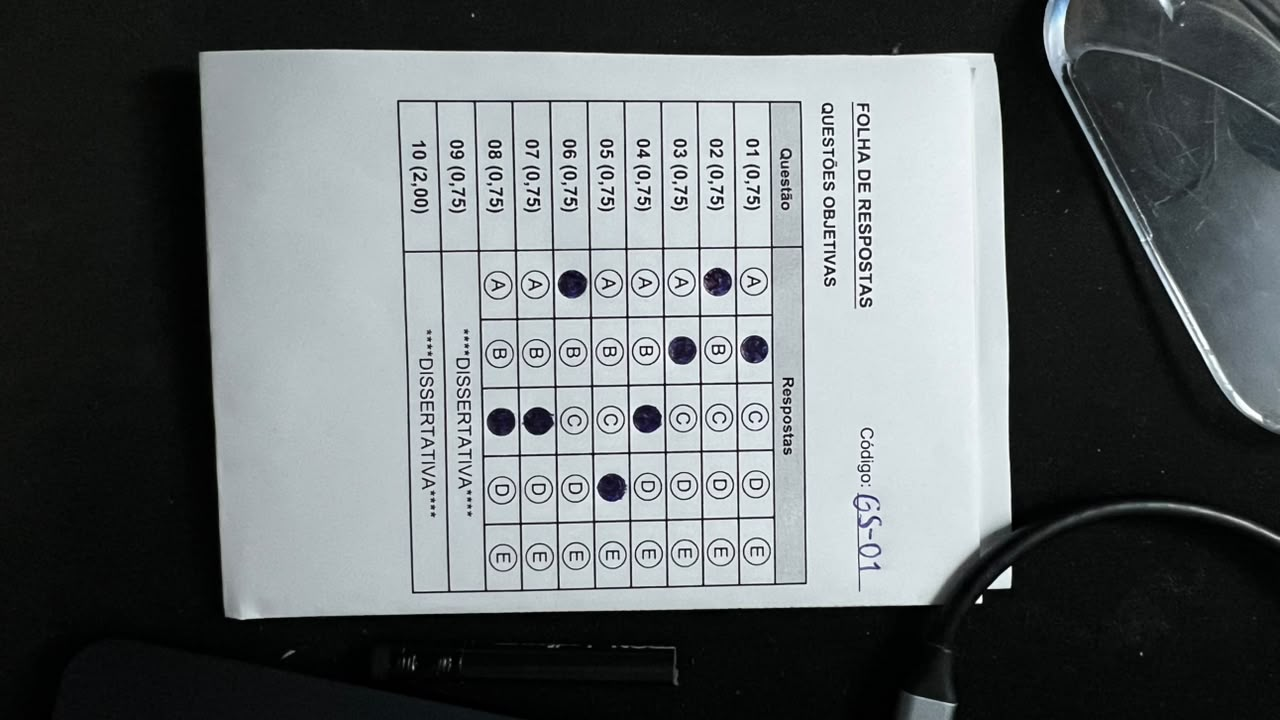
#> input picture dataset/fotos/GS-01-BABCDACC.jpeg, 1280 x 720 px
$ python -i poc_bolhas.py   (imports and definitions only)
#> lines starting #> are read from the running program, lines starting #| are printed output that depends on the picture; after the words box and inside, x2 and y2 are one past the last pixel; in counts of white or black regions, pixels touching at a corner belong together
"""PoC v2: acha as bolinhas (A-E) pelo formato e pelo padrão de 5 por linha.
Não depende de marcadores, do tamanho nem da posição da tabela."""
import os
import sys
import cv2
import numpy as np

TARGET_W = 1000
# Largura/altura de um círculo detectado: redondo (monta a grade) entre
# PROPORCAO_RODA; achatado até PROPORCAO_MAX (e 1/PROPORCAO_MAX). Numa foto
# inclinada, as bolinhas longe da câmera viram elipses de até ~1,4.
PROPORCAO_RODA = (0.75, 1.33)
PROPORCAO_MAX = 1.6
# Pontuação mínima de anel (0 a 5) de cada linha escolhida. Nas fotos de
# teste, todas as linhas da tabela tiraram 5,0 e as de fora no máximo 3,6.
# Se alguma linha ficar abaixo do mínimo, a tabela provavelmente está cortada
# e a grade pode estar deslocada: todas as respostas viram "?".
# TODO: recalibrar com o conjunto de fotos (avaliar.py).
MIN_RING = 4.3
# Linha de bolinhas pequenas ou impressas claras (ver suspeita): nas fotos de
# longe ou inclinadas, as linhas da tabela ficaram com anel de 3,5 a 4,3.
MIN_RING_FRACO = 3.4
MIN_DET_FRACO = 3
# Tabela pequena na foto (lida com a imagem 2x maior): o anel borra e as
# linhas da tabela ficaram com 2,7 a 3,4, mesmo com as 5 bolinhas detectadas
# em todas. Com ao menos MIN_DET_FORTE detectadas, basta MIN_RING_DET.
MIN_RING_DET = 2.5
MIN_DET_FORTE = 4
# A pontuação de anel não basta no modelo compacto (grade grossa): lá as
# linhas de "DISSERTATIVA" e o cabeçalho tiram até 5,0. O que separa uma linha
# de bolinhas de uma linha de texto é ter bolinhas detectadas: nas fotos e no
# conjunto sintético, as linhas da tabela costumam ter de 2 a 5 e as de fora,
# 0 (uma linha do meio pode ficar com 0 quando as bolinhas não formam uma
# cadeia de 3). Se a primeira ou a última linha escolhida não tem nenhuma
# bolinha detectada, o bloco provavelmente escorregou para uma linha de texto
# (tabela cortada): todas as respostas viram "?".
# Linha vizinha ao bloco com anel alto e MIN_DET_EXTRA detectadas: a tabela
# tem mais linhas que o gabarito.
MIN_DET_EXTRA = 2
# Folha curvada (column_correction): bolinhas de uma coluna para estimar o
# deslocamento dela e passadas do ajuste alternado (fit_grid).
CURVA_MIN_OBS = 3
CURVA_PASSADAS = 3
# Deslocamento máximo de uma coluna ao longo dela, em passos de linha. No
# conjunto sintético (arco e borda enrolada), a curvatura deu até 0,18; numa
# folha plana, até 0,03; uma coluna com as linhas trocadas, de 0,4 a 0,65.
CURVA_MAX = 0.3
# Ligação de uma cadeia que pula uma coluna (horizontal_chains): não vale se
# houver uma bolinha detectada no vão a menos de PULO_VAO da distância típica
# entre vizinhas da reta que liga as duas pontas.
PULO_VAO = 0.5
# Resgate de uma coluna inteira deslocada (rescue_column): raio de busca
# (fração do passo de uma linha), quanto cada bolinha pode se afastar do
# deslocamento mediano (em raios) e quantas bolinhas no mínimo.
RESGATE_RAIO = 0.45
RESGATE_COERENCIA = 0.5
RESGATE_MIN = 3
# Decisão de cada linha: a segunda bolinha mais escura destaca-se da base mais
# que DUPLA do destaque da primeira: duas marcadas. Entre DUPLA_DUVIDA e DUPLA
# (uma segunda marcação mais fraca, ex.: GS-02 Q6, 50%), é dúvida e o professor
# confirma; abaixo, é rasura leve e vale a primeira.
DUPLA = 0.6
DUPLA_DUVIDA = 0.4

# Foto inteira escolhida da galeria (procurar=True): a folha pode estar
# deitada, de cabeça para baixo, girada ou pequena na foto. A leitura testa
# as 4 orientações da grade e, se não achar a tabela, tenta de novo com a
# imagem ESCALAS[1] vezes maior (bolinhas pequenas demais para o filtro de
# raio de 8 a 40 px).
ESCALAS = (1, 2)
# Pista do lado da folha (side_cue): a orientação certa tira a pista mais
# alta. Nas fotos e no conjunto sintético, ela ficou entre 0,3 e 1,0 na
# orientação certa e com o sinal trocado de cabeça para baixo. Abaixo de
# PISTA_MINIMA não dá para saber o lado da folha, e todas as respostas viram
# "?".
PISTA_MINIMA = 0.1
LADO_DISTANCIAS = (1.3, 1.7, 2.1)
LADO_PASSOS = tuple(0.25 + 0.025 * i for i in range(21))
# Um caminho da pista só conta se passar só por papel: o fundo (a mediana
# larga do normalize_light) em cada ponto, dividido pelo do meio da tabela, a
# partir de LADO_PAPEL. Nas fotos do grupo, o papel ficou de 0,84 a 1,4 e a
# mesa de madeira, o piso e o pano em volta da folha de 0,18 a 0,62: a
# textura deles imitava as linhas da coluna Questão do lado da E, e a pista
# de uma foto em pé caía para perto de 0.
LADO_PAPEL = 0.75
# A foto como está (sem girar 90° ou 180°) só perde para outra orientação se
# a pista dela for maior por mais que esta margem.
MARGEM_EM_PE = 0.05


def find_circles(gray):
    """Círculos (x, y, r, redondo). redondo: largura/altura até PROPORCAO_RODA;
    só esses montam a grade. Os outros (até PROPORCAO_MAX) são bolinhas
    achatadas pela perspectiva e só contam como bolinha detectada numa
    posição que a grade já previu (um "0" do texto da coluna Questão também
    passaria por elas)."""
    b = cv2.adaptiveThreshold(gray, 255, cv2.ADAPTIVE_THRESH_MEAN_C, cv2.THRESH_BINARY_INV, 31, 8)
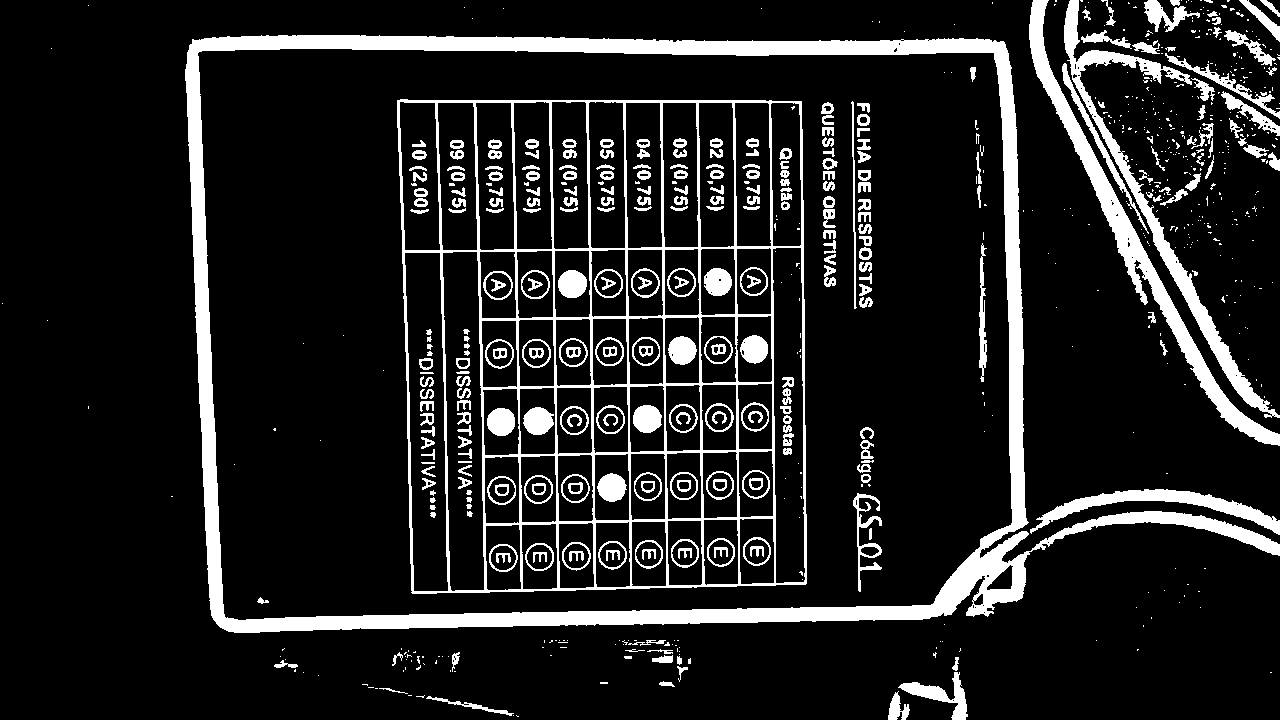
#> b: shape (720, 1280); 13% white; 748 white regions (446 under 20 px)
    cnts, _ = cv2.findContours(b, cv2.RETR_LIST, cv2.CHAIN_APPROX_NONE)
#> cnts = 1035 contours, 617 with area under 20; largest, box (x1, y1, x2, y2) and area: (185, 35, 1280, 633) 482495, (197, 48, 1013, 621) 441956, (397, 99, 807, 594) 195010, (442, 251, 485, 592) 11955, (404, 252, 449, 592) 11862
    out = []
    for c in cnts:
        area = cv2.contourArea(c)
        if area < 150:
            continue
        (x, y), r = cv2.minEnclosingCircle(c)
        per = cv2.arcLength(c, True)
        circ = 4 * np.pi * area / (per * per) if per else 0
        bx, by, bw, bh = cv2.boundingRect(c)
        if circ > 0.6 and 1 / PROPORCAO_MAX < bw / bh < PROPORCAO_MAX and 8 < r < 40:
            out.append((x, y, r, PROPORCAO_RODA[0] < bw / bh < PROPORCAO_RODA[1]))
#> this loop made 1035 passes
#> (area, x, y, r, per, circ, bx, by) on passes 5, 8, 17: (193.5, 469.5, 705.5, 44.14, 199.2, 0.0613, 426, 696), (284.5, 896.5, 706.2, 15.32, 128.3, 0.217, 888, 691), (933.5, 933.4, 699.4, 37.49, 265.6, 0.166, 898, 672)
#> after the loop, out = 72 items, first 6: (502.9, 557.5, 13.35, True), (539.1, 556.5, 13.35, True), (575.8, 555.6, 13.3, True), (502.7, 557.5, 14.49, True), (612.1, 554.3, 13.35, True), (539.3, 556.5, 14.49, True)
    # remove duplicados (contorno interno/externo do mesmo anel): primeiro
    # entre os redondos, como antes; os achatados só entram onde não há um
    # redondo (um contorno achatado maior não apaga um redondo dentro dele)
    out.sort(key=lambda t: -t[2])
    keep = []
    for primeiro in (True, False):
        for x, y, r, redondo in out:
            if redondo == primeiro and all((x - kx) ** 2 + (y - ky) ** 2 > (0.6 * kr) ** 2 for kx, ky, kr, _ in keep):
                keep.append((x, y, r, redondo))
#> after the loop, keep = 40 items, first 6: (538.2, 419.3, 15.68, True), (497.6, 284.8, 14.88, True), (647.2, 418.5, 14.87, True), (644.6, 282.6, 14.75, True), (534.8, 284.2, 14.73, True), (499, 353.4, 14.72, True)
    return keep


# [693 lines left out: functions circle_shape, ring_score, fit_affine, fit_projective, group_rows, horizontal_chains and 20 more, not called in this run]


# [10 lines not run here, left out]

>>> import cv2
>>> picture = cv2.imread('../dataset/fotos/GS-01-BABCDACC.jpeg', cv2.IMREAD_GRAYSCALE)
>>> result = find_circles(picture)
#> result has the same summary as keep in find_circles

$ run again, on dataset/fotos/GS-02-A_BCD~CC__.jpeg
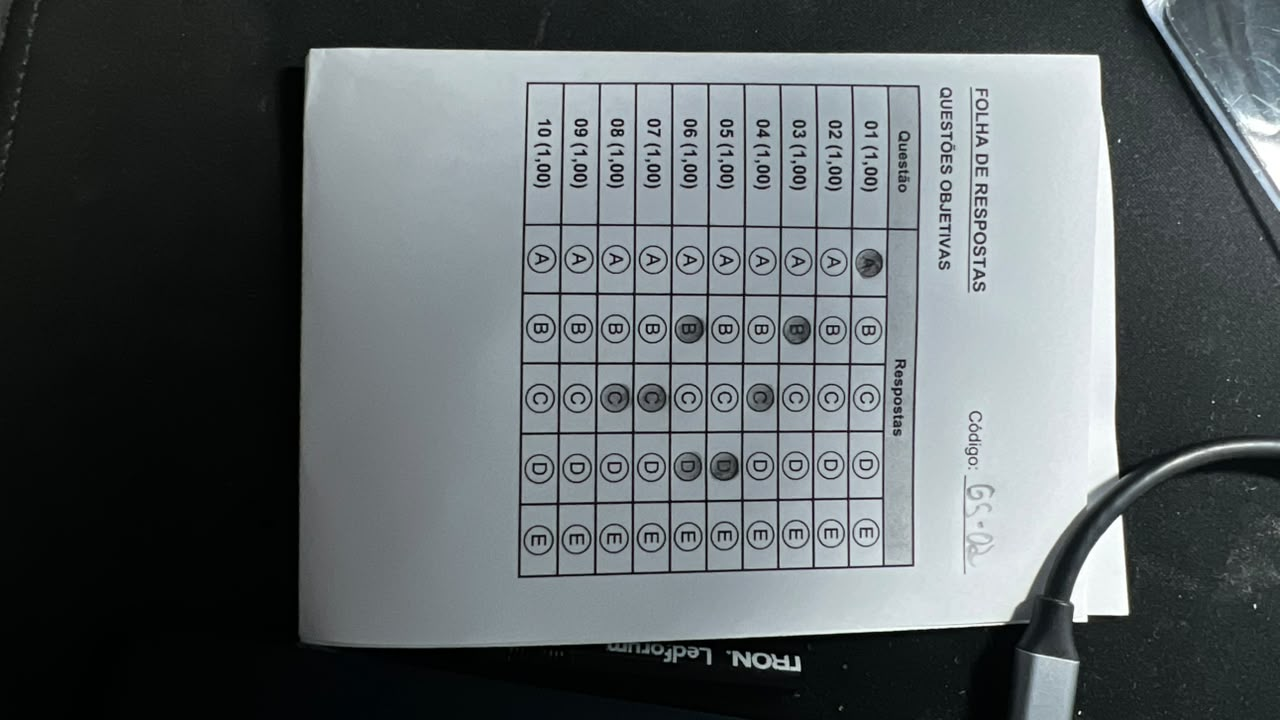
#> input picture dataset/fotos/GS-02-A_BCD~CC__.jpeg, 1280 x 720 px
#> in find_circles, `b = cv2.adaptiveThreshold(gray, 255, cv2.ADAPTIVE_THRESH_MEAN_C, cv2.T..`:
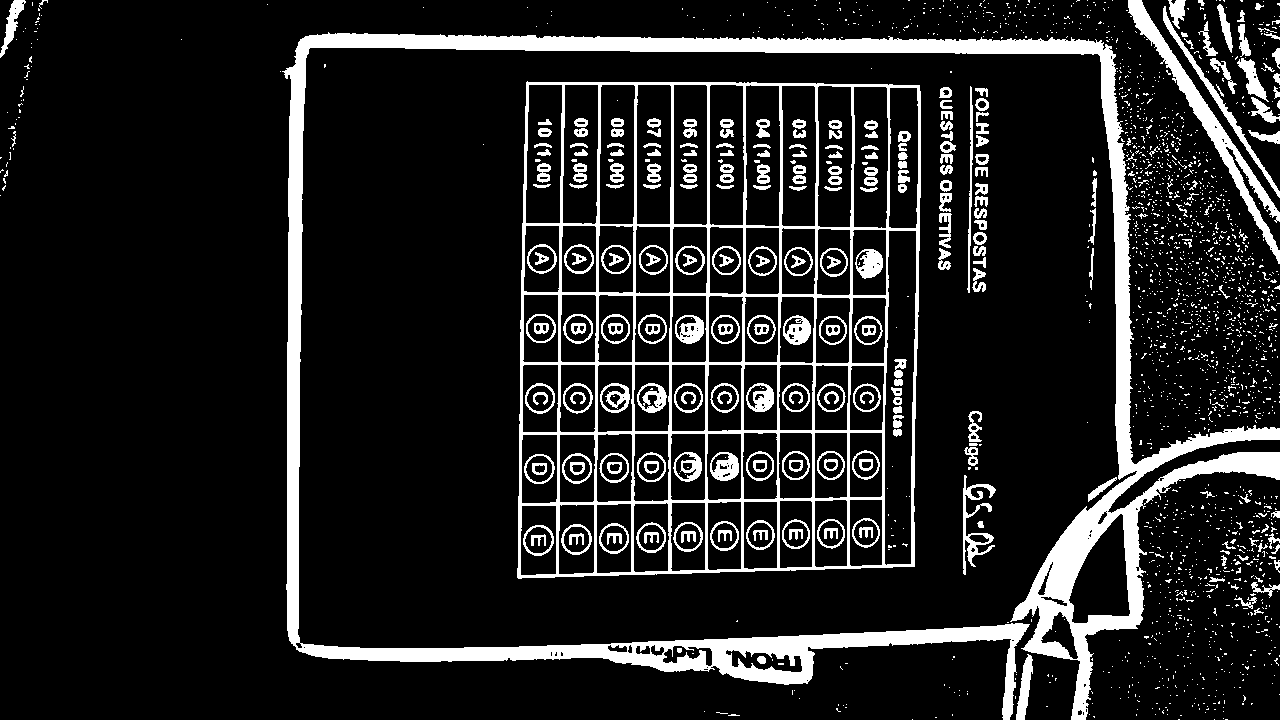
#> b: shape (720, 1280); 13.2% white; 2127 white regions (1856 under 20 px)
#> cnts = 2458 contours, 2025 with area under 20; largest, box (x1, y1, x2, y2) and area: (517, 81, 921, 579) 193507, (282, 32, 1280, 720) 55906, (884, 230, 917, 566) 9240, (636, 84, 672, 225) 4842, (599, 84, 636, 225) 4832
#> the loop in find_circles, `for c in cnts:` made 2458 passes
#> (area, x, y, r, per, circ, bx, by) on passes 479, 480, 484: (551, 576, 539, 13.93, 86.43, 0.927, 563, 526), (569, 538, 539.8, 14.08, 90.08, 0.881, 524, 526), (552.5, 613.5, 537.9, 13.84, 87.84, 0.9, 600, 525)
#> after the loop in find_circles, `for c in cnts:`: out = 92 items, first 6: (576, 539, 13.93, True), (538, 539.8, 14.08, True), (613.5, 537.9, 13.84, True), (650.6, 537, 13.76, True), (538.1, 539.9, 15.72, True), (687.5, 536.2, 13.61, True)
#> after the loop in find_circles, `for primeiro in (True, False):`: keep = 50 items, first 6: (615, 397, 15.81, True), (538.1, 539.9, 15.72, True), (575.9, 539, 15.52, True), (539, 468.6, 15.48, True), (613.5, 538, 15.4, True), (576.5, 468, 15.4, True)
#> result has the same summary as keep in find_circles

$ run again, on dataset/fotos/GS-03-CCDABEAB.jpeg
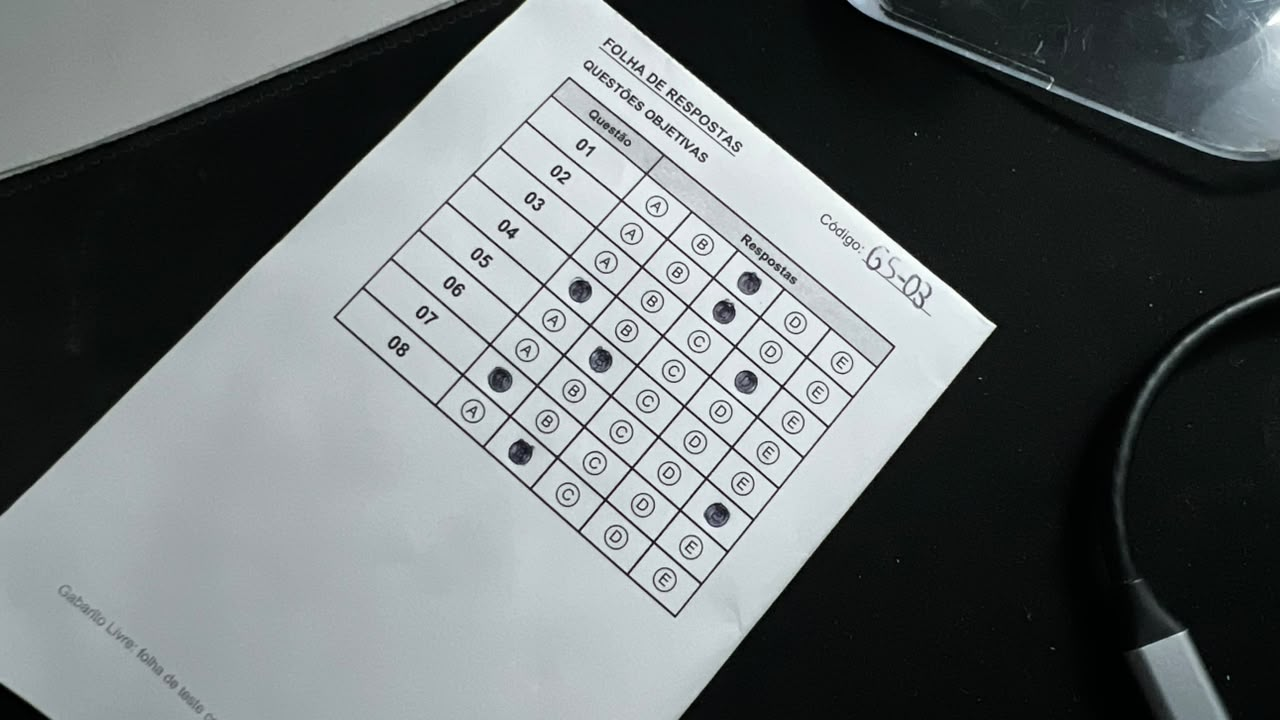
#> input picture dataset/fotos/GS-03-CCDABEAB.jpeg, 1280 x 720 px
#> in find_circles, `b = cv2.adaptiveThreshold(gray, 255, cv2.ADAPTIVE_THRESH_MEAN_C, cv2.T..`:
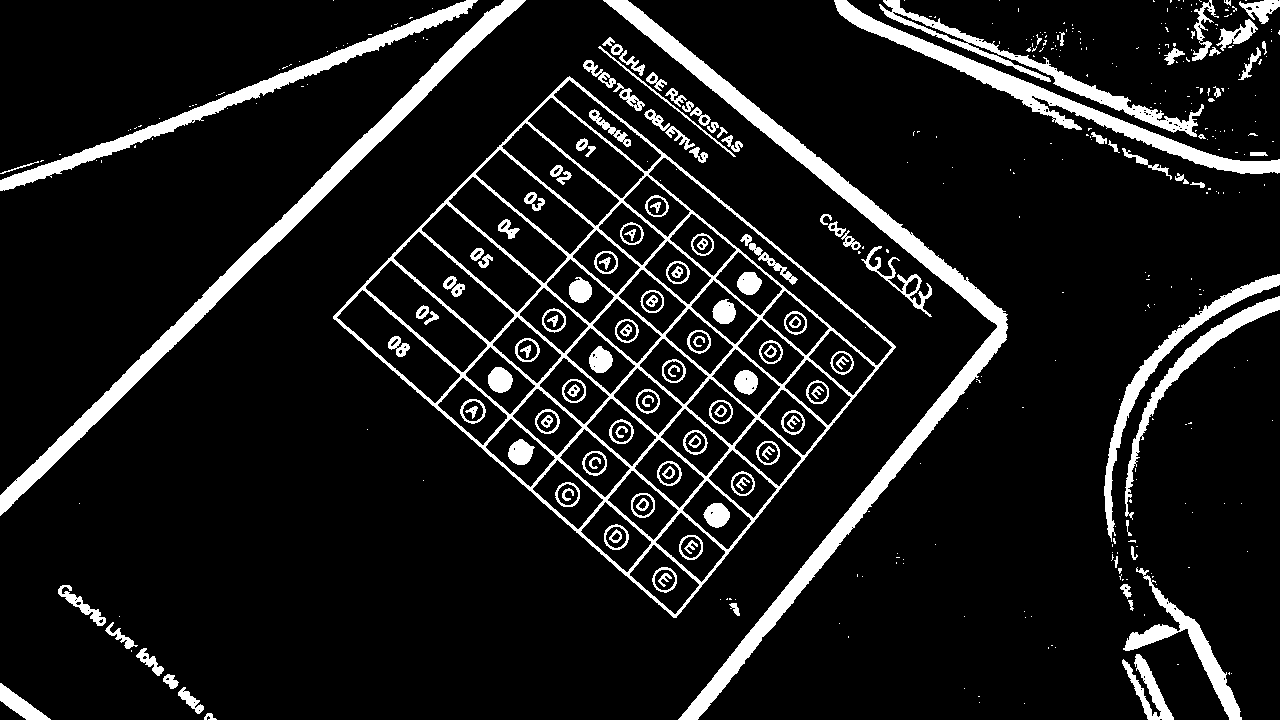
#> b: shape (720, 1280); 10.6% white; 421 white regions (270 under 20 px)
#> cnts = 679 contours, 423 with area under 20; largest, box (x1, y1, x2, y2) and area: (333, 76, 896, 618) 151752, (603, 0, 1008, 720) 15026, (0, 0, 526, 516) 10726, (648, 157, 893, 366) 7240, (834, 0, 1280, 174) 6418
#> the loop in find_circles, `for c in cnts:` made 679 passes
#> (area, x, y, r, per, circ, bx, by) on passes 10, 11, 21: (227, 191, 700, 15.26, 100.6, 0.282, 178, 687), (661.5, 25, 701, 30.81, 139.8, 0.425, 0, 683), (1037, 1148, 689, 39.05, 363.4, 0.0987, 1122, 654)
#> after the loop in find_circles, `for c in cnts:`: out = 112 items, first 6: (664.5, 579.5, 11.07, True), (664.2, 579.4, 12.77, True), (664, 579, 36.69, True), (691, 546.9, 11.29, True), (690.8, 546.9, 12.65, True), (616, 536.9, 11.29, True)
#> after the loop in find_circles, `for primeiro in (True, False):`: keep = 40 items, first 6: (616, 536.5, 37.17, True), (664, 579, 36.69, True), (642, 505, 36.69, True), (690.5, 547, 36.54, True), (567.5, 494, 36.54, True), (717, 514.5, 36.21, True)
#> result has the same summary as keep in find_circles
